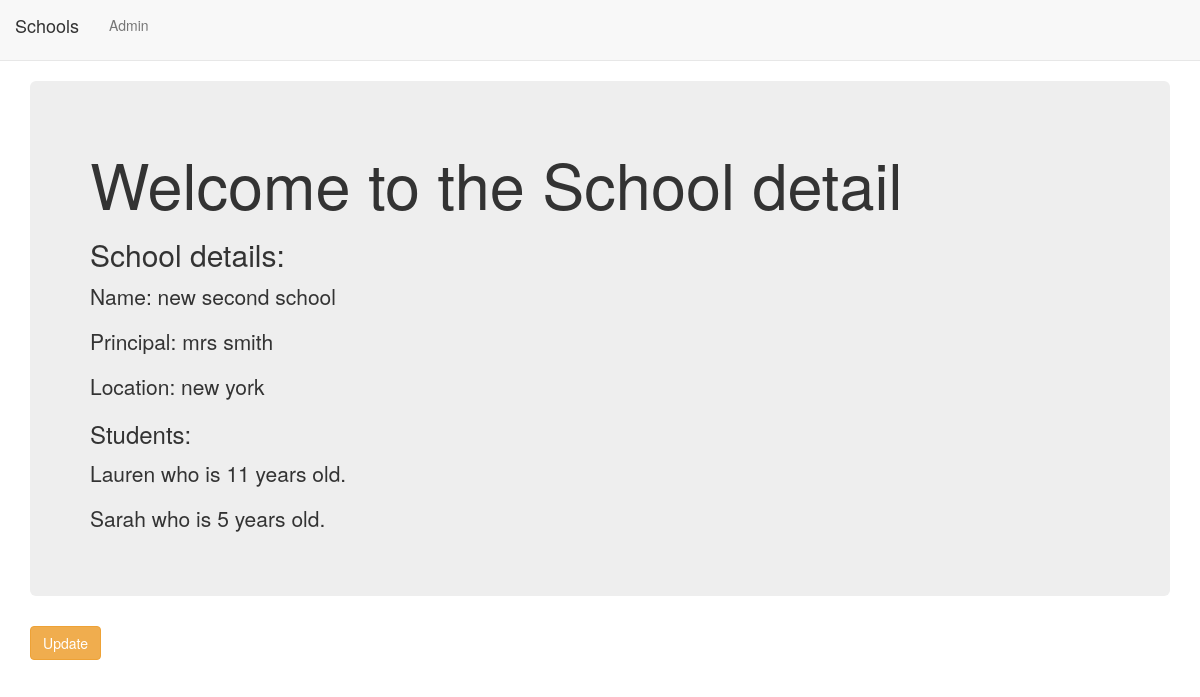
Page /basic_app/2/ on the committed database.
### basic_app/models.py (models this page shows, shortened)
class School(models.Model):
    name = models.CharField(max_length=256)
    principal = models.CharField(max_length=256)
    location = models.CharField(max_length=256)

class Student(models.Model):
    name = models.CharField(max_length=256)
    age = models.PositiveIntegerField()
    school= models.ForeignKey(School,related_name='students')

### basic_app/views.py (the view)
# urls.py: url(r'^(?P<pk>\d+)/$',views.SchoolDetailView.as_view(),name='detail'),
class SchoolDetailView(DetailView):
    context_object_name = 'school_detail'
    model = models.School
    template_name = 'basic_app/school_detail.html'

### basic_app/templates/basic_app/school_detail.html
{% extends "basic_app/basic_app_base.html"%}
{% block body_block %}
  <div class="jumbotron">
    <h1>Welcome to the School detail</h1>
    <h2>School details:</h2>
    <p>Name: {{school_detail.name}}</p>
    <p>Principal: {{school_detail.principal}}</p>
    <p>Location: {{school_detail.location}}</p>
    <h3>Students:</h3>
    {% for student in school_detail.students.all %}
      <p>{{student.name}} who is {{student.age}} years old.</p>
    {% endfor %}
  </div>
  <div class="cpontainer">
    <p><a class ='btn btn-warning' href = "{% url 'basic_app:update' pk=school_detail.pk %}">Update</a></p>
  </div>
{% endblock %}

### rows in the picture
School: name "new second school", principal "mrs smith", location "new york"
Student: name "Lauren", age "11"
Student: name "Sarah", age "5"
